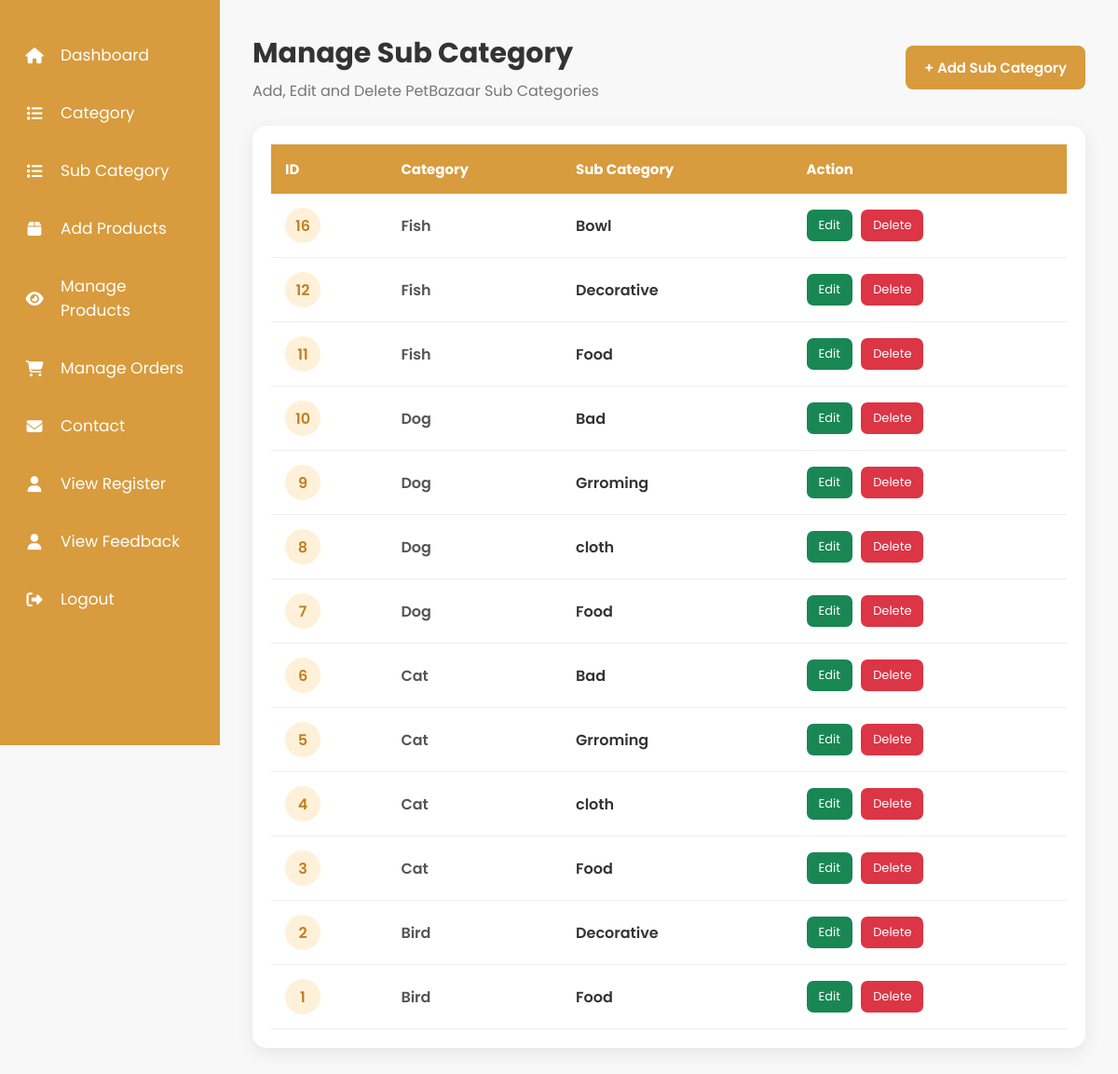
The app's page /admin/add_sub_catagory.php (signed in) with its own data.
### tables this page shows
CREATE TABLE `sub_cat` (
  `id` int(2) NOT NULL,
  `category_name` varchar(20) NOT NULL,
  `sub_cat` varchar(10) NOT NULL
);

### admin/add_sub_catagory.php (the view, shortened to what this page needs)
<?php
include("conn.php");
$result = mysqli_query(
    $conn,
    "SELECT * FROM sub_cat
     ORDER BY id DESC"
);
include("slide_bar.php");
?>
<!DOCTYPE html>
<html lang="en">
<head>
</head>
<body>
<div class="main">
<div class="page-header">
    <div>
        <h2>
            Manage Sub Category
        </h2>
        <p>
            Add, Edit and Delete PetBazaar Sub Categories
        </p>
    </div>
    <button
        type="button"
        class="add-sub-btn"
        onclick="openSubCategoryForm()"
    >
        + Add Sub Category
    </button>
</div>
<div class="table-box">
<table>
<thead>
<tr>
    <th>
        ID
    </th>
    <th>
        Category
    </th>
    <th>
        Sub Category
    </th>
    <th>
        Action
    </th>
</tr>
</thead>
<tbody>
<?php
if (
    $result &&
    mysqli_num_rows($result) > 0
) {
    while (
        $row = mysqli_fetch_assoc($result)
    ) {
?>
<tr>
<td>
    <div class="id-circle">
        <?php
        echo $row['id'];
        ?>
    </div>
</td>
<td>
    <div class="category-name">
        <?php
        echo htmlspecialchars(
            $row['category_name']
        );
        ?>
    </div>
</td>
<td>
    <div class="sub-category-name">
        <?php
        echo htmlspecialchars(
            $row['sub_cat']
        );
        ?>
    </div>
</td>
<td>
<a
    href="add_sub_catagory.php?edit=<?php
        echo $row['id'];
    ?>"
    class="edit-btn"
>
    Edit
</a>
<a
    href="add_sub_catagory.php?delete=<?php
        echo $row['id'];
    ?>"
    class="delete-btn"
    onclick="
        return confirm(
            'Are you sure you want to delete this sub category?'
        );
    "
>
    Delete
</a>
</td>
</tr>
<?php
    }
}
?>
</tbody>
</table>
</div>
</div>
</body>
</html>

### admin/slide_bar.php (style rules this page uses)
* { margin: 0; padding: 0; box-sizing: border-box; }
body { font-family: Arial, sans-serif; }

### admin/add_sub_catagory.php (style rules this page uses)
* { margin: 0; padding: 0; box-sizing: border-box; font-family: 'Poppins', sans-serif; }
body { background: #f8f8f8; min-height: 100vh; }
.main { margin-left: 236px; padding: 35px; }
.page-header { display: flex; justify-content: space-between; align-items: center; margin-bottom: 25px; }
.page-header h2 { font-size: 30px; color: #333; }
.page-header p { color: #777; margin-top: 5px; }
.add-sub-btn { background: #d89b3d; color: white; border: none; padding: 12px 20px; border-radius: 8px; font-size: 15px; font-weight: 600; cursor: pointer; transition: .3s; }
.table-box { background: white; padding: 20px; border-radius: 15px; box-shadow: 0 5px 20px rgba(0,0,0,.08); overflow-x: auto; }
table { width: 100%; border-collapse: collapse; }
th { background: #d89b3d; color: white; padding: 15px; text-align: left; font-size: 15px; }
td { padding: 15px; border-bottom: 1px solid #eee; color: #444; }
.id-circle { width: 38px; height: 38px; border-radius: 50%; background: #fff1d9; color: #c17f20; display: flex; justify-content: center; align-items: center; font-weight: 600; }
.category-name { font-weight: 600; color: #555; }
.sub-category-name { font-weight: 600; color: #333; }
.edit-btn, .delete-btn { display: inline-block; padding: 7px 13px; border-radius: 7px; color: white; text-decoration: none; font-size: 13px; margin-right: 5px; }
.edit-btn { background: #198754; }
.delete-btn { background: #dc3545; }

### records on screen
sub_cat: id "16", category_name "Fish", sub_cat "Bowl"
sub_cat: id "12", category_name "Fish", sub_cat "Decorative"
sub_cat: id "11", category_name "Fish", sub_cat "Food"
sub_cat: id "10", category_name "Dog", sub_cat "Bad"
sub_cat: id "9", category_name "Dog", sub_cat "Grroming"
sub_cat: id "8", category_name "Dog", sub_cat "cloth"
sub_cat: id "7", category_name "Dog", sub_cat "Food"
sub_cat: id "6", category_name "Cat", sub_cat "Bad"
sub_cat: id "5", category_name "Cat", sub_cat "Grroming"
sub_cat: id "4", category_name "Cat", sub_cat "cloth"
sub_cat: id "3", category_name "Cat", sub_cat "Food"
sub_cat: id "2", category_name "Bird", sub_cat "Decorative"
sub_cat: id "1", category_name "Bird", sub_cat "Food"
